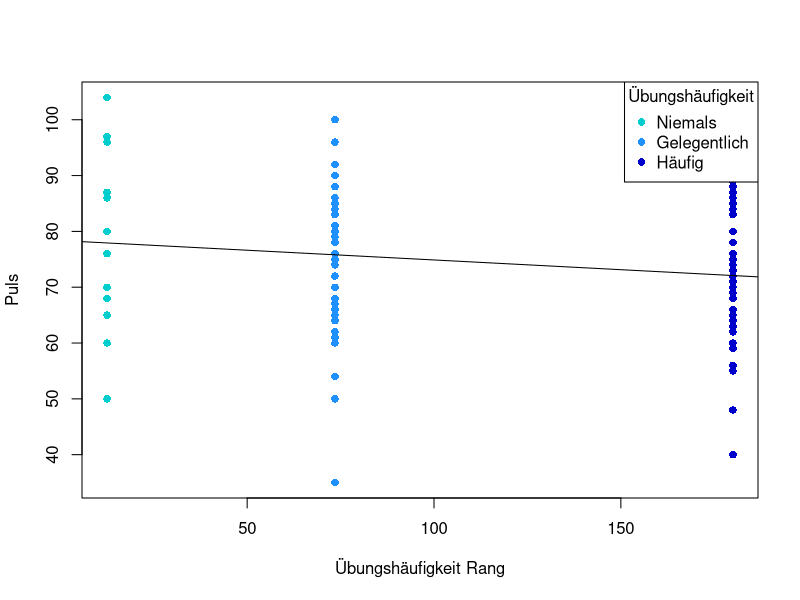

The R script that drew this image:
library("MASS")
library(ggplot2)

colnames(survey) <- c("sex", "wr_span", "nwr_span", "wr_hand", "fold_top", "pulse", "clap_top", "exercise_freq", "smoke_freq", "height", "unit", "age")
survey$exercise_freq <- factor(survey$exercise_freq, ordered = TRUE, levels = c("None", "Some", "Freq"))
levels(survey$exercise_freq) <- c("Niemals", "Gelegentlich", "Häufig")

survey$exercise_freq_rank <- rank(survey$exercise_freq)

# AV -> Pulse, UV -> Sport
lm <- lm(survey$pulse ~ survey$exercise_freq_rank)

# Punktefarben definieren
colors <- c("Niemals" = "cyan3", "Gelegentlich" = "dodgerblue1", "Häufig" = "blue3")

# Plot mit Farben für die Punkte und Legende
plot(survey$exercise_freq_rank, survey$pulse, col = colors[survey$exercise_freq], pch = 16, xlab = "Übungshäufigkeit Rang", ylab = "Puls")
abline(lm)
legend("topright", legend = levels(survey$exercise_freq), col = colors, pch = 16, title = "Übungshäufigkeit")